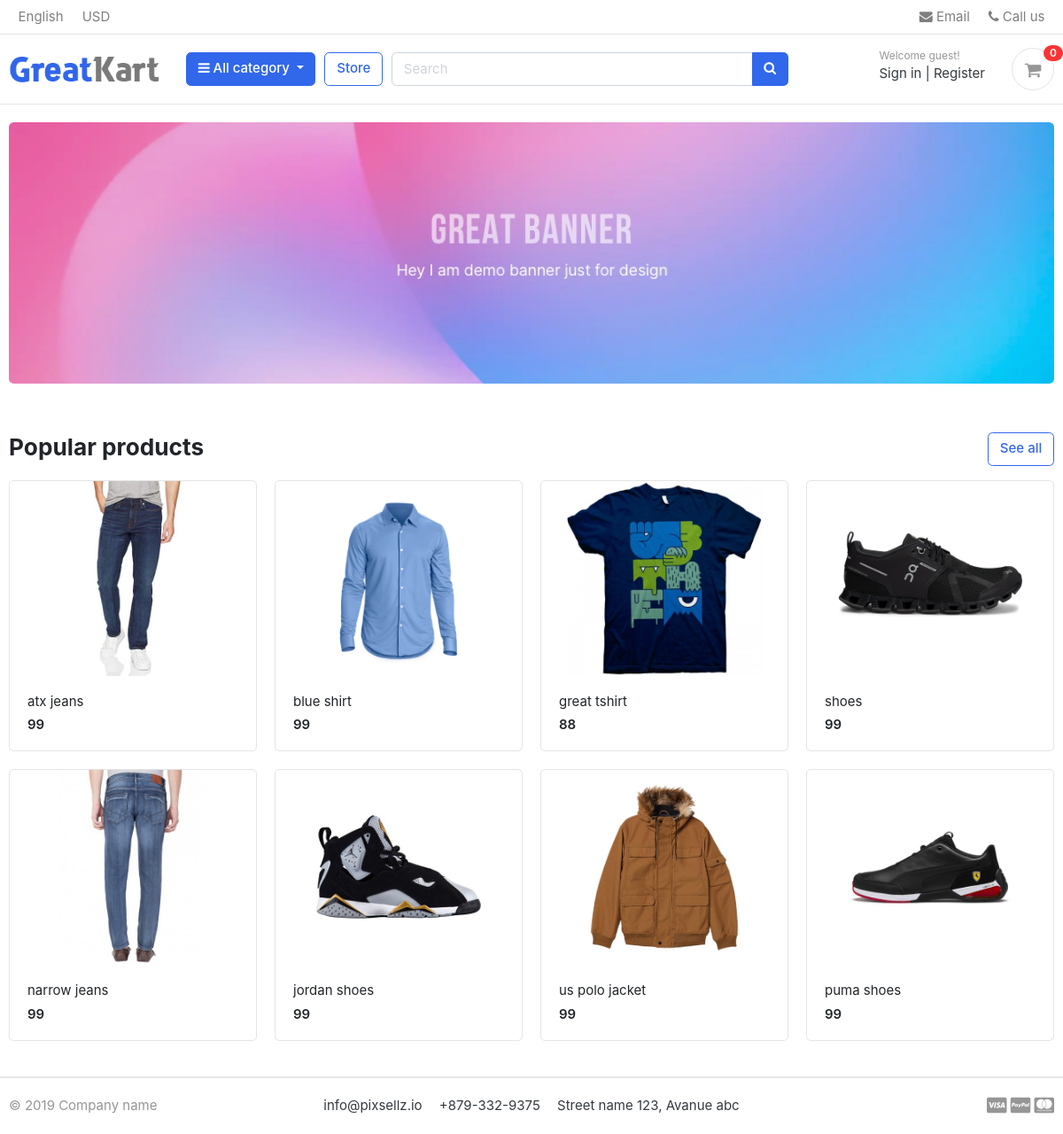
The page / on the database its author committed.
### store/models.py (models this page shows, shortened)
class Product(models.Model):
    product_name=models.CharField(max_length=200, unique=True)
    slug=models.SlugField(max_length=200, unique=True)
    description=models.TextField(max_length=500, blank=True)
    price=models.IntegerField()
    images=models.ImageField(upload_to='photos/products')
    stock=models.IntegerField()
    is_available=models.BooleanField(default=True)
    category=models.ForeignKey(Category, on_delete=models.CASCADE)
    created_date= models.DateTimeField(auto_now_add=True)
    modified_date= models.DateTimeField(auto_now_add=True)
    def get_url(self):
        return reverse('product_detail', args=[self.category.slug, self.slug])

### filesmallKart/views.py (the view)
# urls.py: 2. Add a URL to urlpatterns:  path('', views.home, name='home')
def home(request):
    products=Product.objects.all().filter(is_available=True)
    context={'products':products}
    return render(request, 'home.html', context)

### carts/context_processors.py (called while the page is built)
def counter(request):
    cart_count=0
    if 'admin' in request.path:
        return {}
    else:
        try:
            cart=Cart.objects.filter(cart_id=_cart_id(request))
            if request.user.is_authenticated:
                cart_items= CartItem.objects.all().filter(user=request.user)
            else:
                cart_items= CartItem.objects.all().filter(cart=cart[:1])
            for cart_item in cart_items:
                cart_count=cart_count+cart_item.quantity
        except Cart.DoesNotExist:
            cart_count=0
    return dict(cart_count= cart_count)

### carts/views.py (called while the page is built)
def _cart_id(request):
    cart=request.session.session_key
    if not cart:
        cart=request.session.create()
    return cart

### category/context_processors.py (called while the page is built)
def menu_links(request):
    links=Category.objects.all()
    return dict(links=links)

### category/models.py (called while the page is built)
    def get_url(self):
        return reverse('products_by_category', args=[self.slug])

### templates/home.html
{% extends 'base.html' %}
{% load static %}
{% block content %}
<section class="section-intro padding-y-sm">
<div class="container">
<div class="intro-banner-wrap">
	<img src="{% static 'images/banners/1.jpg' %}" class="img-fluid rounded">
</div>
</div>
</section>
<section class="section-name padding-y-sm">
<div class="container">
<header class="section-heading">
	<a href="{% url 'store' %}" class="btn btn-outline-primary float-right">See all</a>
	<h3 class="section-title">Popular products</h3>
</header>
<div class="row">
	{% for product in products %}
	<div class="col-md-3">
		<div class="card card-product-grid">
			<a href="{{product.get_url}}" class="img-wrap"> <img src="{{ product.images.url }}"> </a>
			<figcaption class="info-wrap">
				<a href="{{product.get_url}}" class="title">{{product.product_name}}</a>
				<div class="price mt-1">{{product.price}}</div>
			</figcaption>
		</div>
	</div>
	{% endfor %}
</div>
</div>
</section>
</body>
</html>
{% endblock %}

### static/css/ui.css (style rules this page uses)
html { font-family: "Inter", sans-serif; font-size: 15px; }
.img-wrap { text-align: center; display: block; }
.img-wrap img { max-width: 100%; }
.padding-y-sm { padding-top: 20px; padding-bottom: 20px; }
.section-heading { margin-bottom: 20px; margin-top: 15px; }
.section-title { color: #212529; }
[class*=card-product] a.title { color: #212529; display: block; }
[class*=card-product] .img-wrap { overflow: hidden; position: relative; }
[class*=card-product] .img-wrap img { height: 100%; max-width: 100%; width: auto; display: inline-block; -o-object-fit: cover; object-fit: cover; }
.card-product-grid { margin-bottom: 20px; }
.card-product-grid .img-wrap { border-radius: 0.2rem 0.2rem 0 0; height: 220px; }
.card-product-grid .info-wrap { overflow: hidden; padding: 18px 20px; }
.card .img-wrap { overflow: hidden; }
.price { font-weight: 600; color: #212529; }

### rows shown on the page
Product: images (picture), product_name "atx jeans", price "99"
Product: images (picture), product_name "blue shirt", price "99"
Product: images (picture), product_name "great tshirt", price "88"
Product: images (picture), product_name "shoes", price "99"
Product: images (picture), product_name "narrow jeans", price "99"
Product: images (picture), product_name "jordan shoes", price "99"
Product: images (picture), product_name "us polo jacket", price "99"
Product: images (picture), product_name "puma shoes", price "99"

### other values the page prints
{{ cart_count }} "0"
